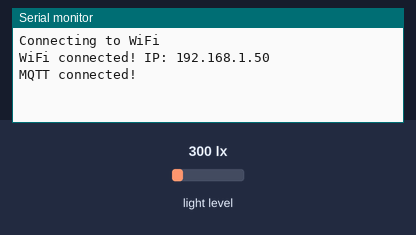
A sketch run on a simulated Arduino MKR. Shown: the last lines printed to the serial monitor. The inputs (shaded band) are chosen by the test bench; at power-on: light level 300 lx. WiFi joins after 1.5 s; servers stay silent unless stated; no MQTT or app messages arrive unless stated.

Above: at 2.7 s.
2.8 s: light level set to 40 lx
At 6.1 s:
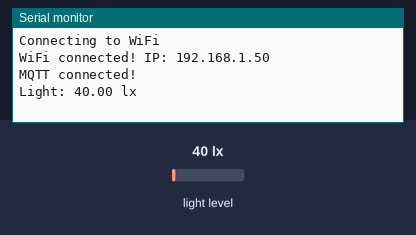
11.5 s: light level set to 500 lx
At 16.1 s:
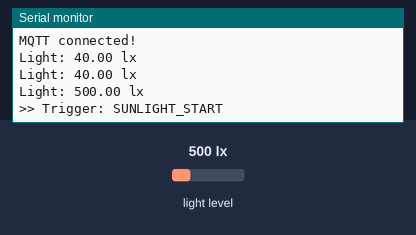
18.4 s: light level set to 80 lx
At 21.1 s:
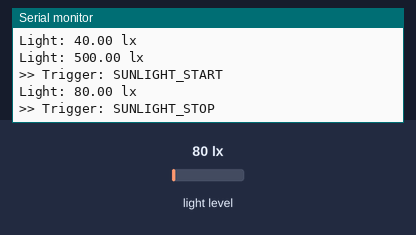
Timing chart, 0 to 22.6 s (numbered marks = the images above; inputs shaded):
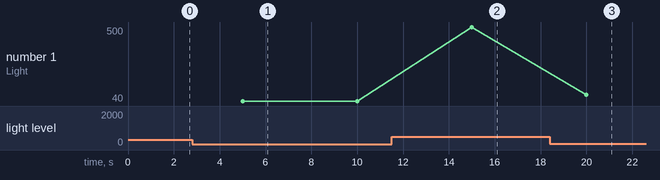

The sketch:

code.ino
```cpp
#include <Wire.h> // Library for I2C communication
#include <BH1750.h> // Library for the BH1750 light sensor
#include <WiFiNINA.h> // Library to connect Arduino to WiFi
#include <ArduinoMqttClient.h> // Library for MQTT messaging

const char* WIFI_SSID = "WIFI_NAME";
const char* WIFI_PASSWORD = "WIFI_PASSWORD";
const char* MQTT_BROKER = "broker.hivemq.com"; // MQTT broker address

const int   MQTT_PORT = 1883; // MQTT broker port
const char* TOPIC_LUX = "terrarium/lux"; // Topic to send light data
const char* TOPIC_EVENT = "terrarium/event"; // Topic to send events
const float SUNLIGHT_THRESHOLD = 100.0; // Lux value that counts as sunlight
const unsigned long SEND_INTERVAL = 5000; // Time between sends (5 seconds)

BH1750 lightMeter; // Create light sensor object
WiFiClient wifiClient; // Create WiFi client
MqttClient mqttClient(wifiClient); // Create MQTT client using WiFi

bool sunlightOn = false; // Track if sunlight is currently detected
unsigned long lastSendTime = 0; // Store last time data was sent

void setup() {
  Serial.begin(9600); // Start serial communication
  Wire.begin(); // Start I2C communication
  lightMeter.begin(); // Start the light sensor

  // Connect to WiFi
  Serial.print("Connecting to WiFi"); // Print connection message
  while (WiFi.begin(WIFI_SSID, WIFI_PASSWORD) != WL_CONNECTED) { // Try to connect to WiFi
    Serial.print("."); // Show connection progress
    delay(1000); // Wait 1 second before retrying
  }
  Serial.println("\nWiFi connected! IP: " + WiFi.localIP().toString()); // Show IP address

  mqttClient.setId("terrarium_taj_001"); // Set MQTT client ID
  while (!mqttClient.connect(MQTT_BROKER, MQTT_PORT)) { // Try to connect to MQTT broker
    Serial.print("."); // Show connection progress
    delay(1000); // Wait 1 second before retrying
  }

  Serial.println("\nMQTT connected!"); // Confirm MQTT connection
}

void loop() {
  mqttClient.poll(); // Keep MQTT connection active

  unsigned long now = millis(); // Get current time
  if (now - lastSendTime >= SEND_INTERVAL) { // Check if 5 seconds passed
    lastSendTime = now; // Update last send time

    float lux = lightMeter.readLightLevel(); // Read light level from sensor
    Serial.print("Light: "); // Print label
    Serial.print(lux); // Print lux value
    Serial.println(" lx"); // Print unit

    // Publish lux reading every 5 seconds
    mqttClient.beginMessage(TOPIC_LUX); // Start MQTT message
    mqttClient.print(lux); // Add lux value to message
    mqttClient.endMessage(); // Send message

    // Trigger: sunlight just started
    if (lux >= SUNLIGHT_THRESHOLD && !sunlightOn) { // If lux crosses threshold
      sunlightOn = true; // Mark sunlight as on
      mqttClient.beginMessage(TOPIC_EVENT); // Start event message
      mqttClient.print("SUNLIGHT_START"); // Send sunlight start event
      mqttClient.endMessage(); // Send message
      Serial.println(">> Trigger: SUNLIGHT_START"); // Print event

    // Trigger: sunlight just stopped
    } else if (lux < SUNLIGHT_THRESHOLD && sunlightOn) { // If lux drops below threshold
      sunlightOn = false; // Mark sunlight as off
      mqttClient.beginMessage(TOPIC_EVENT); // Start event message
      mqttClient.print("SUNLIGHT_STOP"); // Send sunlight stop event
      mqttClient.endMessage(); // Send message
      Serial.println(">> Trigger: SUNLIGHT_STOP"); // Print event
    }
  }
}
```

Measured:
- after the input at 2.8 s, the serial monitor: prints a new line after 2.2 s (image 1)
- after the input at 11.5 s, the serial monitor: prints a new line after 3.5 s (image 2)
- after the input at 18.4 s, the serial monitor: prints a new line after 1.6 s (image 3)
- plotted number 1: 40 → 500 after the input at 11.5 s, 500 → 80 after the input at 18.4 s
